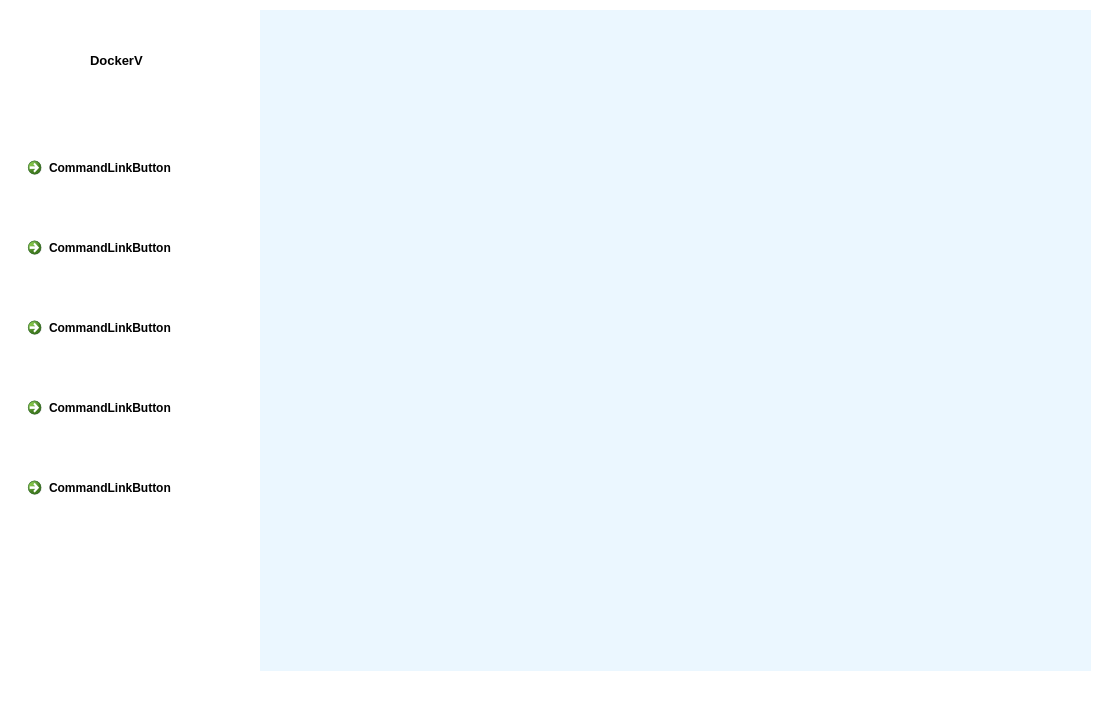
<?xml version="1.0" encoding="UTF-8"?>
<ui version="4.0">
 <class>MainWindow</class>
 <widget class="QMainWindow" name="MainWindow">
  <property name="geometry">
   <rect>
    <x>0</x>
    <y>0</y>
    <width>1109</width>
    <height>714</height>
   </rect>
  </property>
  <property name="windowTitle">
   <string>DockerV</string>
  </property>
  <property name="windowIcon">
   <iconset>
    <normaloff>images/docker_pic2.png</normaloff>images/docker_pic2.png</iconset>
  </property>
  <property name="styleSheet">
   <string notr="true">background-color: rgb(255, 255, 255);</string>
  </property>
  <widget class="QWidget" name="centralwidget">
   <property name="styleSheet">
    <string notr="true">background-color: rgb(255, 255, 255);</string>
   </property>
   <widget class="QCommandLinkButton" name="commandLinkButton">
    <property name="geometry">
     <rect>
      <x>20</x>
      <y>150</y>
      <width>222</width>
      <height>48</height>
     </rect>
    </property>
    <property name="styleSheet">
     <string notr="true">background-color: rgb(235, 247, 255);</string>
    </property>
    <property name="text">
     <string>CommandLinkButton</string>
    </property>
   </widget>
   <widget class="QCommandLinkButton" name="commandLinkButton_2">
    <property name="geometry">
     <rect>
      <x>20</x>
      <y>230</y>
      <width>222</width>
      <height>48</height>
     </rect>
    </property>
    <property name="styleSheet">
     <string notr="true">background-color: rgb(235, 247, 255);</string>
    </property>
    <property name="text">
     <string>CommandLinkButton</string>
    </property>
   </widget>
   <widget class="QCommandLinkButton" name="commandLinkButton_3">
    <property name="geometry">
     <rect>
      <x>20</x>
      <y>310</y>
      <width>222</width>
      <height>48</height>
     </rect>
    </property>
    <property name="styleSheet">
     <string notr="true">background-color: rgb(235, 247, 255);</string>
    </property>
    <property name="text">
     <string>CommandLinkButton</string>
    </property>
   </widget>
   <widget class="QCommandLinkButton" name="commandLinkButton_4">
    <property name="geometry">
     <rect>
      <x>20</x>
      <y>390</y>
      <width>222</width>
      <height>48</height>
     </rect>
    </property>
    <property name="styleSheet">
     <string notr="true">background-color: rgb(235, 247, 255);</string>
    </property>
    <property name="text">
     <string>CommandLinkButton</string>
    </property>
   </widget>
   <widget class="QCommandLinkButton" name="commandLinkButton_5">
    <property name="geometry">
     <rect>
      <x>20</x>
      <y>470</y>
      <width>222</width>
      <height>48</height>
     </rect>
    </property>
    <property name="styleSheet">
     <string notr="true">background-color: rgb(235, 247, 255);</string>
    </property>
    <property name="text">
     <string>CommandLinkButton</string>
    </property>
   </widget>
   <widget class="QWidget" name="change_widget" native="true">
    <property name="geometry">
     <rect>
      <x>260</x>
      <y>10</y>
      <width>831</width>
      <height>661</height>
     </rect>
    </property>
    <property name="styleSheet">
     <string notr="true">background-color: rgb(235, 247, 255);</string>
    </property>
   </widget>
   <widget class="QLabel" name="label">
    <property name="geometry">
     <rect>
      <x>20</x>
      <y>30</y>
      <width>61</width>
      <height>61</height>
     </rect>
    </property>
    <property name="text">
     <string/>
    </property>
    <property name="pixmap">
     <pixmap>images/docker_pic2.png</pixmap>
    </property>
   </widget>
   <widget class="QLabel" name="label_2">
    <property name="geometry">
     <rect>
      <x>90</x>
      <y>50</y>
      <width>81</width>
      <height>21</height>
     </rect>
    </property>
    <property name="text">
     <string>&lt;html&gt;&lt;head/&gt;&lt;body&gt;&lt;p&gt;&lt;span style=&quot; font-size:10pt; font-weight:600;&quot;&gt;DockerV&lt;/span&gt;&lt;/p&gt;&lt;/body&gt;&lt;/html&gt;</string>
    </property>
   </widget>
  </widget>
  <widget class="QStatusBar" name="statusbar"/>
 </widget>
 <resources/>
 <connections/>
</ui>
